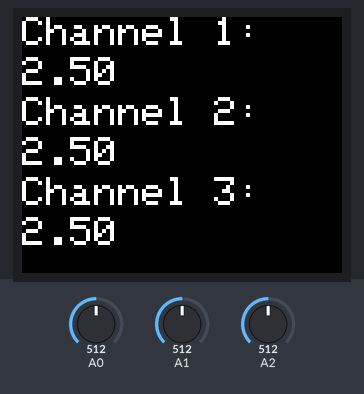
The sketch below on a simulated Arduino Uno, built with avr-gcc and run on an emulated ATmega328P. Parts: 160×128 colour display. The inputs (shaded band) are chosen by the test bench; at power-on: A0 = 512, A1 = 512, A2 = 512.

Above: at 1.2 s.
1.3 s: A0 set to 716
At 1.9 s:
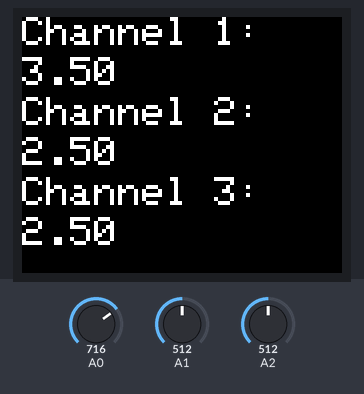
3.0 s: A1 set to 716
At 3.4 s:
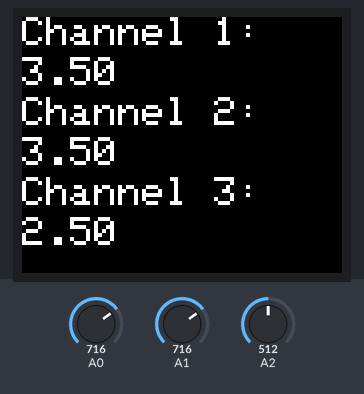
4.5 s: A2 set to 716
At 4.9 s:
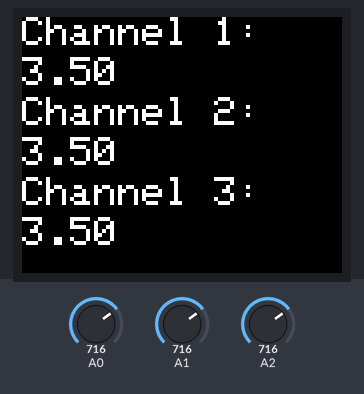
6.0 s: A0 set to 900
At 6.5 s:
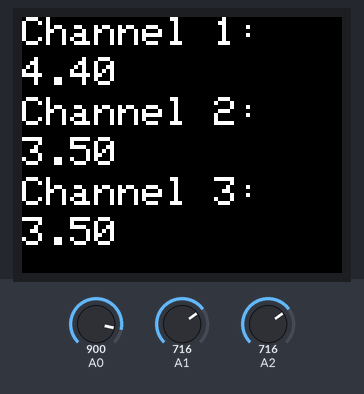
7.6 s: A1 set to 900
At 8.0 s:
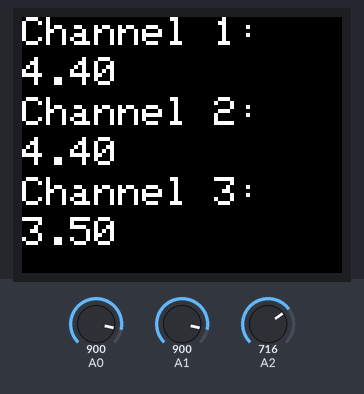
9.1 s: A2 set to 900
At 9.5 s:
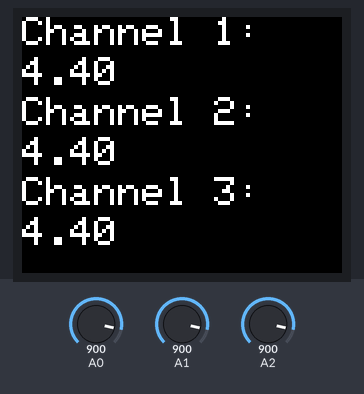
Timing chart, 0 to 11.6 s (numbered marks = the images above; inputs shaded):
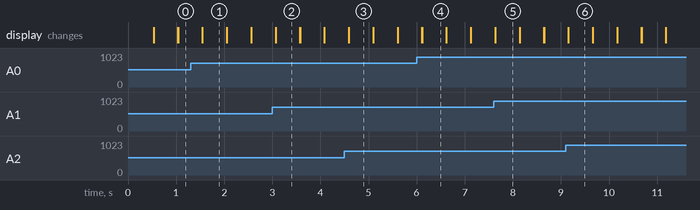

The sketch:

EMS-SPI_LCD.ino
```cpp
#include <TFT.h>  // Arduino LCD library
#include <SPI.h>

#define cs   9
#define dc   3
#define rst  10

TFT TFTscreen = TFT(cs, dc, rst);


void setup() {

  // Put this line at the beginning of every sketch that uses the GLCD:
  TFTscreen.begin();

  TFTscreen.background(0, 0, 0);
  TFTscreen.stroke(255, 255, 255);
  TFTscreen.setTextSize(2);
  TFTscreen.text("Channel 1: \n ", 0, 0);
  TFTscreen.text("Channel 2: \n ", 0, 40);
  TFTscreen.text("Channel 3: \n ", 0, 80);

  Serial.begin(9600);

}

void loop() {


  reflash_read();

}

void reflash_read() {
  char volt_char_0[] = "    ";
  char volt_char_1[] = "    ";
  char volt_char_2[] = "    ";

  int sen_0 = analogRead(A0);
  int sen_1 = analogRead(A1);
  int sen_2 = analogRead(A2);

  float voltage_0 = sen_0 * (5.0 / 1023.0);
  float voltage_1 = sen_1 * (5.0 / 1023.0);
  float voltage_2 = sen_2 * (5.0 / 1023.0);

  dtostrf(voltage_0, 4, 2, volt_char_0);         // data to string
  dtostrf(voltage_1, 4, 2, volt_char_1);         // data to string
  dtostrf(voltage_2, 4, 2, volt_char_2);         // data to string

  TFTscreen.stroke(255, 255, 255);
  TFTscreen.text(volt_char_0, 0, 20);
  TFTscreen.text(volt_char_1, 0, 60);
  TFTscreen.text(volt_char_2, 0, 100);
  delay(250);

  TFTscreen.stroke(0, 0, 0);
  TFTscreen.text(volt_char_0, 0, 20);
  TFTscreen.text(volt_char_1, 0, 60);
  TFTscreen.text(volt_char_2, 0, 100);

}
```

Measured:
- after the input at 1.3 s, the display: first differs from a run without the input after 0.25 s (image 1)
- after the input at 3.0 s, the display: first differs from a run without the input after 0.07 s (image 2)
- after the input at 4.5 s, the display: first differs from a run without the input after 0.09 s (image 3)
- after the input at 6.0 s, the display: first differs from a run without the input after 0.11 s (image 4)
- after the input at 7.6 s, the display: first differs from a run without the input at once (image 5)
- after the input at 9.1 s, the display: first differs from a run without the input after 0.06 s (image 6)
- what the display in image 1 shows lasts 0.6 s, from 1.5 s to 2.1 s
